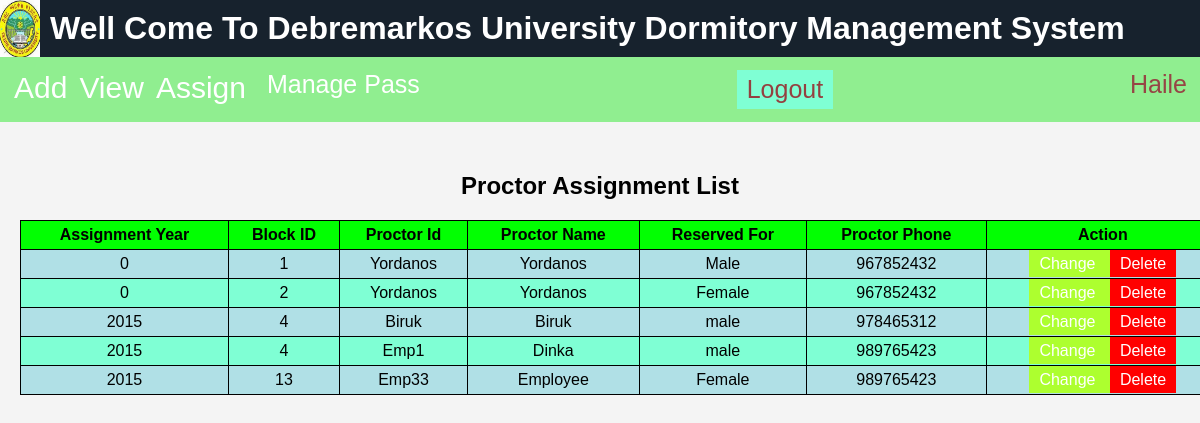
The page /ProctorManager/viewPAss.php (signed in) on the database its author committed.
### tables this page shows
CREATE TABLE `proctor` (
  `Year` int(4) NOT NULL,
  `Block_Id` int(2) NOT NULL,
  `ProId` varchar(10) NOT NULL
);

CREATE TABLE `staff` (
  `EmpId` varchar(10) NOT NULL,
  `first_name` varchar(30) NOT NULL,
  `middleName` varchar(30) NOT NULL,
  `last_name` varchar(30) NOT NULL,
  `Email` varchar(50) NOT NULL,
  `phone` int(12) NOT NULL,
  `address` varchar(30) NOT NULL,
  `Sex` varchar(10) NOT NULL
);

CREATE TABLE `block` (
  `BlockId` int(2) NOT NULL,
  `BlockName` varchar(10) NOT NULL,
  `Capacity` smallint(2) NOT NULL,
  `Status` varchar(10) NOT NULL,
  `ReservedFor` varchar(10) NOT NULL
);

### ProctorManager/viewPAss.php (the view, shortened to what this page needs)
<?php
include("header.php");
require("../connect.php");
$query = "SELECT * FROM Staff,Proctor,Block WHERE Block_Id=BlockId AND ProID=EmpId";
$result = mysqli_query($connect, $query);
?>
<!DOCTYPE html>
<html>
<head>
</head>
<body>
    <h2> Proctor Assignment List </h2>
    <table>
        <thead>
            <tr>
                <th>Assignment Year </th>
                <th> Block ID </th>
                <th> Proctor Id </th>
                <th> Proctor Name </th>
                <th> Reserved For </th>
                <th> Proctor Phone </th>
                <th>Action</th>
            </tr>
        </thead>
        <tbody>
            <?php while ($row = mysqli_fetch_assoc($result)){ ?>
                <tr>
                    <td> <?php echo $row['Year']; ?>  </td>
                    <td> <?php echo $row['Block_Id']; ?>  </td>
                    <td> <?php echo $row['ProId']; ?> </td>
                    <td> <?php echo $row['first_name']; ?> </td>
                    <td> <?php echo $row['ReservedFor']; ?> </td>
                    <td> <?php echo $row['phone'];  $_SESSION['emp']=$row['ProId']; $_SESSION['year']=$row['Year']; ?> </td>
                    <td> <a href="change.php?id=<?php echo $row['Block_Id']; ?>" style="background-color: greenyellow"> Change </a><a href="delete.php?id=<?php echo $row['Block_Id']; ?>" style="background-color: red;"> Delete </a></td>
                </tr>
            <?php } ?>
        </tbody>
    </table>
</body>
</html>

### style.css (style rules this page uses)
a { color: #fff; text-decoration: none; padding: 5px 10px; }
body { font-family: Arial, sans-serif; background-color: #f4f4f4; margin: 0; padding: 0; }
h2 { text-align: center; margin-top: 50px; }
table { width: 100%; border-collapse: collapse; margin-top: 10px; padding: 5px; }
th { background-color: rgb(27, 185, 185); }
tr:nth-child(even) { background-color: rgb(120, 86, 153); }
tr:nth-child(odd) { background-color: rgb(214, 171, 54); }

### ProctorManager/header.php (style rules this page uses)
table { padding: 10px; border: 1px solid black; }
tr,td { border: 1px solid blue; padding: 5px; text-align: center; }
th { background-color: rgb(2, 255, 2); }
tr:nth-child(even) { background-color: aquamarine; }
tr:nth-child(odd) { background-color: powderblue; }

### ProctorManager/viewPAss.php (style rules this page uses)
table { border-collapse: collapse; margin: 20px; padding: 20px; }
th, td { border: 1px solid black; padding: 5px; }

### rows shown on the page
proctor: Year "0", Block_Id "1", ProId "Yordanos", ProId.first_name "Yordanos", Block_Id.ReservedFor "Male", ProId.phone "967852432"
proctor: Year "0", Block_Id "2", ProId "Yordanos", ProId.first_name "Yordanos", Block_Id.ReservedFor "Female", ProId.phone "967852432"
proctor: Year "2015", Block_Id "4", ProId "Biruk", ProId.first_name "Biruk", Block_Id.ReservedFor "male", ProId.phone "978465312"
proctor: Year "2015", Block_Id "4", ProId "Emp1", ProId.first_name "Dinka", Block_Id.ReservedFor "male", ProId.phone "989765423"
proctor: Year "2015", Block_Id "13", ProId "Emp33", ProId.first_name "Employee", Block_Id.ReservedFor "Female", ProId.phone "989765423"

### other values the page prints
$_SESSION['username'] "Haile"
